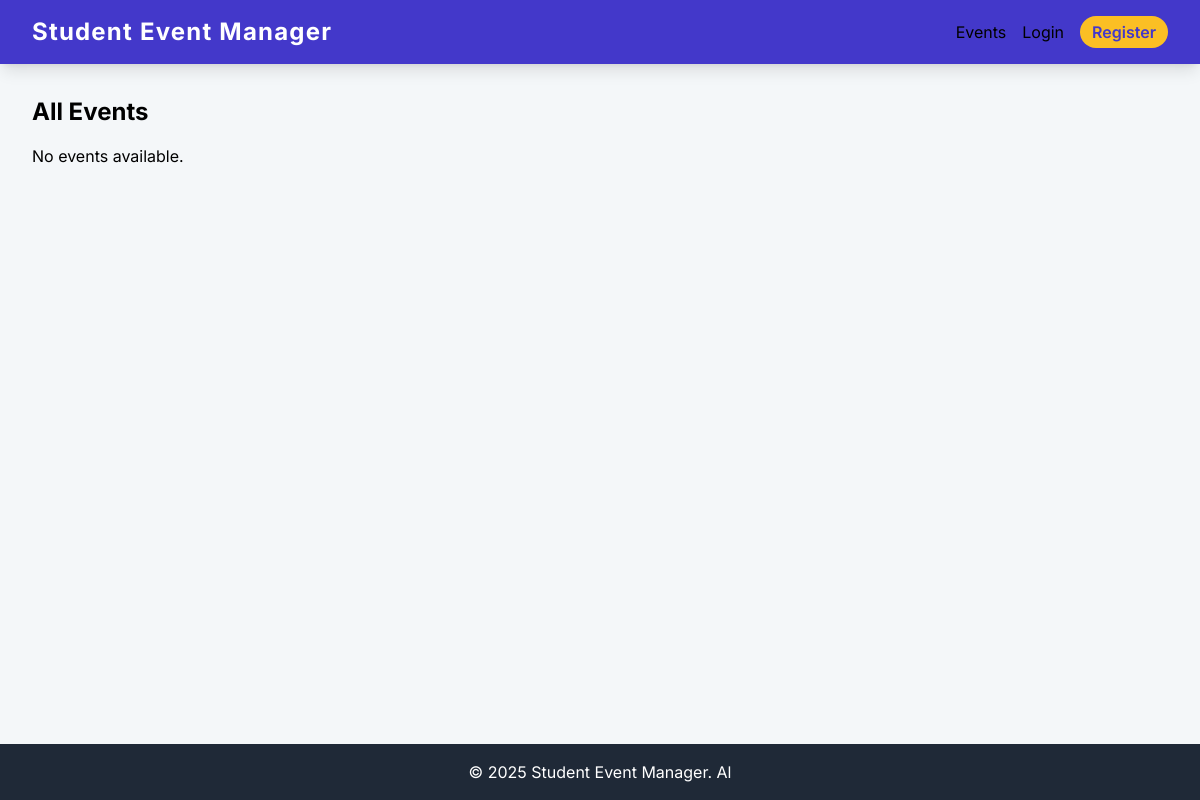
Before: /events/list/ with the older database file.
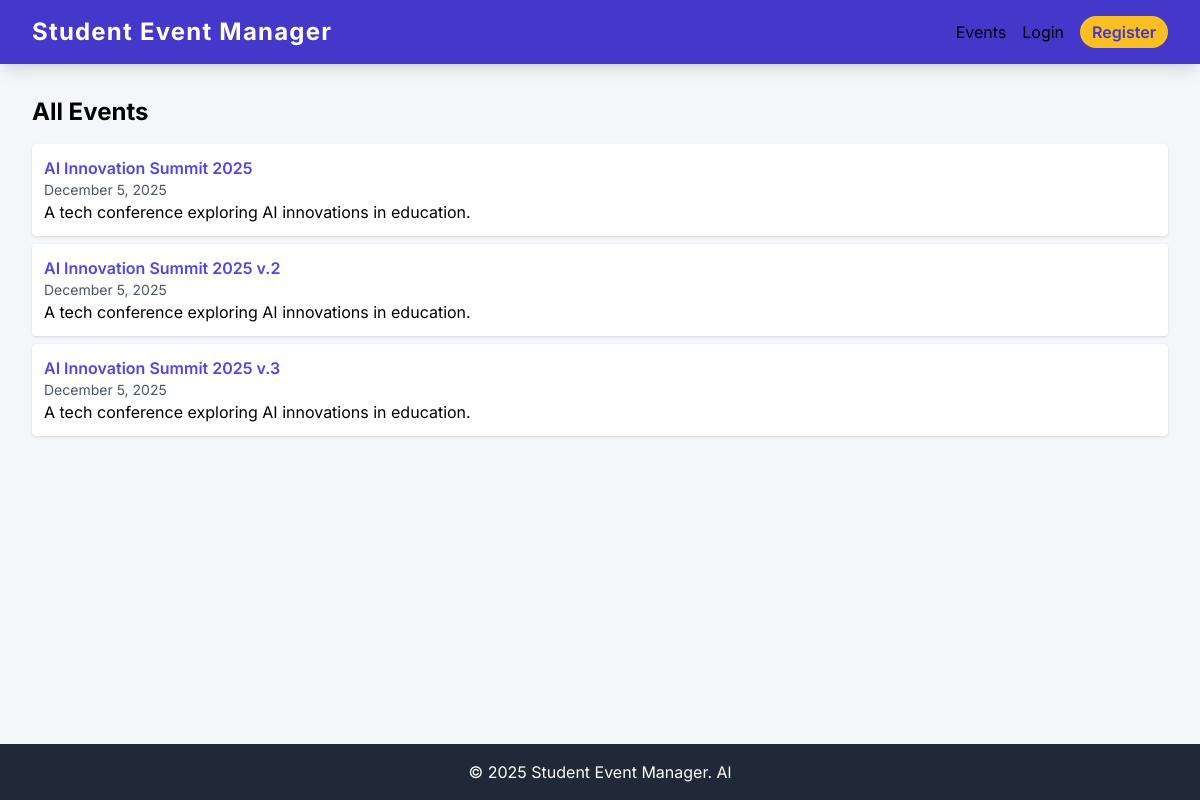
After: the same page with the newer database file.
### events/models.py (models this page shows)
class Event(models.Model):
    title = models.CharField(max_length=255)
    description = models.TextField()
    location = models.CharField(max_length=255)
    date = models.DateTimeField()
    end_date = models.DateTimeField(null=True, blank=True) #verbose_name='End Time') #required for google calender api
    category = models.CharField(max_length=100)
    organizer = models.ForeignKey(
        settings.AUTH_USER_MODEL,
        on_delete=models.CASCADE,
        related_name='events_organized'
    )
    created_at = models.DateTimeField(auto_now_add=True)
    class Meta:
        ordering = ['-date']

### events/views.py (the view)
# urls.py: path('list/', event_list_page, name='events_list'),
def event_list_page(request):
    events = Event.objects.all().order_by('-date')
    return render(request, 'events/events_list.html', {'events': events})

### events/templates/events/events_list.html
{% extends "base.html" %}
{% block content %}
<h1 class="text-2xl font-bold mb-4">All Events</h1>
<ul class="space-y-2">
  {% for event in events %}
    <li class="p-3 bg-white rounded shadow">
      <a href="{% url 'events:event_detail' event.id %}" class="text-indigo-600 font-semibold hover:underline">
        {{ event.title }}
      </a>
      <p class="text-gray-600 text-sm">{{ event.date|date:"F j, Y" }}</p>
      <p>{{ event.description|truncatechars:120 }}</p>
    </li>
  {% empty %}
    <li>No events available.</li>
  {% endfor %}
</ul>
{% endblock %}

### templates/base.html (shortened to what this page needs)
{% load static %}
<!DOCTYPE html>
<html lang="en">
<head>
    <script src="https://cdn.tailwindcss.com"></script>
</head>
<body class="min-h-screen flex flex-col">
    <nav class="bg-indigo-700 shadow-lg">
        <div class="max-w-7xl mx-auto px-4 sm:px-6 lg:px-8">
            <div class="flex justify-between h-16">
                <div class="flex items-center">
                    <a href="/" class="text-white text-2xl font-bold tracking-wider">
                        Student Event Manager
                    </a>
                </div>
                <div class="flex items-center space-x-4">
                    <a href="{% url 'events:events_list' %}" class="nav-link {% if request.path == '/events/' %}text-white font-semibold{% endif %}">
                        Events
                    </a>
                    {% if user.is_authenticated %}
                        <a href="{% url 'dashboard_page' %}" class="nav-link {% if request.path == '/dashboard/' %}text-white font-semibold{% endif %}">
                            Dashboard
                        </a>
                        <button onclick="logoutUser()" class="px-3 py-1 bg-white text-indigo-700 rounded-full font-semibold hover:bg-indigo-100 transition duration-150">
                            Logout
                        </button>
                    {% else %}
                        <a href="{% url 'users:login_page' %}" class="nav-link {% if request.path == '/login/' %}text-white font-semibold{% endif %}">
                            Login
                        </a>
                        <a href="{% url 'users:register_page' %}" class="px-3 py-1 bg-amber-400 text-indigo-700 rounded-full font-semibold hover:bg-amber-300 transition duration-150 {% if request.path == '/register/' %}ring-2 ring-white{% endif %}">
                            Register
                        </a>
                    {% endif %}
                </div>
            </div>
        </div>
    </nav>
    <main class="flex-grow p-4 sm:p-6 lg:p-8">
        {% block content %}{% endblock content %}
    </main>
    <footer class="bg-gray-800 text-white text-center p-4">
        <p>&copy; 2025 Student Event Manager. Al

### templates/base.html (style rules this page uses)
body { font-family: 'Inter', sans-serif; background-color: #f4f7f9; }
.nav-link { @apply text-indigo-200 hover:text-white transition duration-150; }

Changed rows visible on the page:
added Event: title "AI Innovation Summit 2025", date "December 5, 2025", description "A tech conference exploring AI innovations in education."
added Event: title "AI Innovation Summit 2025 v.2", date "December 5, 2025", description "A tech conference exploring AI innovations in education."
added Event: title "AI Innovation Summit 2025 v.3", date "December 5, 2025", description "A tech conference exploring AI innovations in education."
Other visible differences:
text no longer shown: "No events available."
